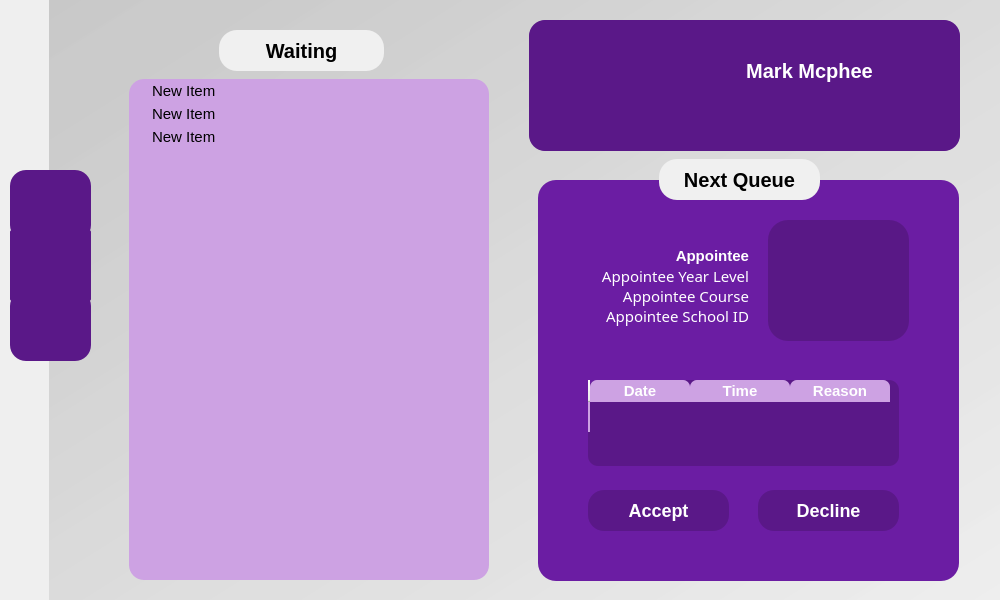
<?xml version="1.0" encoding="UTF-8"?>
<ui version="4.0">
 <class>Dialog</class>
 <widget class="QDialog" name="Dialog">
  <property name="geometry">
   <rect>
    <x>0</x>
    <y>0</y>
    <width>1000</width>
    <height>600</height>
   </rect>
  </property>
  <property name="sizePolicy">
   <sizepolicy hsizetype="Fixed" vsizetype="Preferred">
    <horstretch>0</horstretch>
    <verstretch>0</verstretch>
   </sizepolicy>
  </property>
  <property name="minimumSize">
   <size>
    <width>1000</width>
    <height>600</height>
   </size>
  </property>
  <property name="maximumSize">
   <size>
    <width>1000</width>
    <height>600</height>
   </size>
  </property>
  <property name="windowTitle">
   <string>Dialog</string>
  </property>
  <property name="styleSheet">
   <string notr="true">QDialog {
	background-image: url(:/newPrefix/ck.svg);
}

QGroupBox { 
border: 0px solid;
	border-radius : 16px;
background-color: rgba(0,0,0,0%);
}

QPushButton {
	color: rgb(255, 255, 255);
	
	background-color: rgb(90, 24, 136);
	border: 0px solid;
	border-radius : 16px;
	font: bold 18px;
}

QPushButton:hover {	
	background-color: rgb(151, 9, 206);
	color: rgb(255, 255, 255);
}

#appoint {
QPushButton 
	color: rgb(255, 255, 255);
	
	background-color: rgb(90, 24, 136);
	border: 0px solid;
	border-radius : 2px;
	font: bold 18px; }
#appoint:hover {
	background-color: rgb(151, 9, 206);
	color: rgb(255, 255, 255);
}

#stack {
background-color: rgba(0,0,0,0%)
}

#hover2 {
QPushButton
	color: rgb(255, 255, 255);
	
	
	background-color: qlineargradient(spread:pad, x1:0.711443, y1:1, x2:1, y2:0.114, stop:0 rgba(87, 0, 155, 255), stop:1 rgba(198, 71, 255, 255));
	border: 0px solid;
	border-radius : 16px;
	font: bold 18px;
}

#hover2:hover {	
	
	background-color: rgb(90, 24, 136);
	color: rgb(255, 255, 255);
}
</string>
  </property>
  <widget class="QGroupBox" name="groupIcons">
   <property name="geometry">
    <rect>
     <x>10</x>
     <y>170</y>
     <width>81</width>
     <height>251</height>
    </rect>
   </property>
   <property name="title">
    <string/>
   </property>
   <widget class="QPushButton" name="appoint">
    <property name="geometry">
     <rect>
      <x>0</x>
      <y>60</y>
      <width>81</width>
      <height>71</height>
     </rect>
    </property>
    <property name="text">
     <string/>
    </property>
    <property name="icon">
     <iconset>
      <normaloff>img/APPOINT.svg</normaloff>img/APPOINT.svg</iconset>
    </property>
    <property name="iconSize">
     <size>
      <width>40</width>
      <height>40</height>
     </size>
    </property>
   </widget>
   <widget class="QPushButton" name="pushButton">
    <property name="geometry">
     <rect>
      <x>0</x>
      <y>0</y>
      <width>81</width>
      <height>71</height>
     </rect>
    </property>
    <property name="text">
     <string/>
    </property>
    <property name="icon">
     <iconset>
      <normaloff>img/home.svg</normaloff>img/home.svg</iconset>
    </property>
    <property name="iconSize">
     <size>
      <width>40</width>
      <height>40</height>
     </size>
    </property>
   </widget>
   <widget class="QPushButton" name="appoint_2">
    <property name="geometry">
     <rect>
      <x>0</x>
      <y>120</y>
      <width>81</width>
      <height>71</height>
     </rect>
    </property>
    <property name="layoutDirection">
     <enum>Qt::RightToLeft</enum>
    </property>
    <property name="text">
     <string/>
    </property>
    <property name="icon">
     <iconset>
      <normaloff>img/logout.svg</normaloff>img/logout.svg</iconset>
    </property>
    <property name="iconSize">
     <size>
      <width>40</width>
      <height>40</height>
     </size>
    </property>
   </widget>
   <zorder>appoint_2</zorder>
   <zorder>pushButton</zorder>
   <zorder>appoint</zorder>
  </widget>
  <widget class="QStackedWidget" name="stack">
   <property name="geometry">
    <rect>
     <x>49</x>
     <y>0</y>
     <width>951</width>
     <height>601</height>
    </rect>
   </property>
   <property name="styleSheet">
    <string notr="true">QLabel {
background-color: rgb(107, 29, 163);
border-radius : 18px;
border:0px;
	color: rgb(255, 255, 255);
font : bold 20px;

}
#curren_A_2{
font:bold 20px; 
}
#welcom
{
background-color: rgba(0,0,0,0%);
font: bold 18px;
	color: rgb(255, 255, 255);
}

#circle {

background-color: rgba(0,0,0,0%);
font: bold 18px;
color: rgb(90, 24, 136);
}

#description{
background-color: rgba(0,0,0,0%);
}
#description_2 {

background-color: rgba(0,0,0,0%);

}

#hello {
background-color: rgba(0,0,0,0%);
font: bold 40px;
	color: rgb(255, 255, 255);
}
#professorsname
{
background-color: rgba(0,0,0,0%);
font: bold 40px;
	color: rgb(255, 255, 255);
}


#lable_6{
background-color: rgba(0,0,0,0%);
}
#label_4 {
	background-color: qconicalgradient(cx:1, cy:1, angle:30.3, stop:0 rgba(213, 0, 255, 255), stop:0.746269 rgba(28, 28, 144, 255));

}
#label_2 {
	background-color: rgb(240, 240, 240);
color:black;

}

#label_3 {
	background-color: rgb(240, 240, 240);
color:black;
}

#current {
background-color: rgba(0,0,0,0%)
}
#current_2 {
background-color: rgba(0,0,0,0%);
}

#current__A {
background-color: rgba(0,0,0,0%);
}

#listWidget {
	background-color: rgb(205, 162, 227);
	margin-bottom: 20px;
	margin-left: 20px;
	margin-right: 20px;
	border-radius: 15px;
	gridline-color: rgba(47, 56, 67, 150);
	font-size: 15px;
}

#listWidget::item {
	background-color: rgba(90, 24, 136, 0);
	color: black;
	padding-left: 20px;
	padding-right: 20px;
	padding-top: 3px;
	padding-bottom: 2px;
}

#listWidget::item:selected{
	background-color: rgb(169, 71, 254);
	color: white;
}


#listWidget QHeaderView {
	background-color: transparent;
}

QScrollBar:vertical {
	border: none;
    background: rgb(52, 59, 72);
    width: 10px;
    margin: 15px 0;
 }

QScrollBar:horizontal {
    border: none;
    background: rgb(52, 59, 72);
    height: 10px;
    margin: 0px 15px;
}

 QScrollBar::handle:vertical {	
	
	background-color: rgb(205, 162, 227);
    min-height: 25px;
	border-radius: 4px
 }

QScrollBar::handle:horizontal {
    background: rgb(140, 160, 180);
    min-width: 25px;
	border-radius: 4px
}

 QScrollBar::add-line:vertical {
	border: none;
	background-color: rgb(147, 50, 157);
	height: 15px;
	border-bottom-left-radius: 4px;
	border-bottom-right-radius: 4px;
	subcontrol-position: bottom;
	subcontrol-origin: margin;
 }

 QScrollBar::sub-line:vertical {
	border: none;
	background: rgb(55, 63, 77);
	height: 20px;
	border-top-left-radius: 4px;
	border-top-right-radius: 4px;
	subcontrol-position: top;
	subcontrol-origin: margin;
 }

QScrollBar::add-line:horizontal {
    border: none;
    background: rgb(55, 63, 77);
    width: 20px;
	border-top-right-radius: 4px;
    border-bottom-right-radius: 4px;
    subcontrol-position: right;
    subcontrol-origin: margin;
}

QScrollBar::sub-line:horizontal {
    border: none;
    background: rgb(55, 63, 77);
    width: 20px;
	border-top-left-radius: 4px;
    border-bottom-left-radius: 4px;
    subcontrol-position: left;
    subcontrol-origin: margin;
}

QScrollBar::up-arrow:horizontal, QScrollBar::down-arrow:vertical
{
     background: none;
}

 QScrollBar::add-page:vertical, QScrollBar::sub-page:vertical {
     background: none;
 }

QScrollBar::up-arrow:horizontal, QScrollBar::down-arrow:horizontal
{
     background: none;
}

QScrollBar::add-page:horizontal, QScrollBar::sub-page:horizontal
{
     background: none;
}
#label {
background-color: rgba(0,0,0,0%);
color:black;
}

QLineEdit {
	background-color: rgba(88, 105, 126, 150);
	border: none;
	outline: none;
	padding: 0 10px;
	margin: 0 10px;
	height: 35px;
	border-radius: 10px;
	color: rgb(255, 255, 255);
	font-size: 15px
}

#ListWidget {
	background-color: rgba(88, 105, 126, 50);
	margin-bottom: 20px;
	margin-left: 20px;
	margin-right: 20px;
	border-radius: 10px;
	gridline-color: rgba(47, 56, 67, 150);
	font-size: 15px;
}
QStackedWidget {
	
	background-color: qlineargradient(spread:pad, x1:0, y1:0, x2:1, y2:1, stop:0 rgba(0, 0, 0, 42), stop:1 rgba(219, 219, 219, 12));
}</string>
   </property>
   <property name="currentIndex">
    <number>1</number>
   </property>
   <widget class="QWidget" name="home">
    <widget class="QGroupBox" name="groupie">
     <property name="geometry">
      <rect>
       <x>510</x>
       <y>280</y>
       <width>411</width>
       <height>301</height>
      </rect>
     </property>
     <property name="styleSheet">
      <string notr="true">QLabel {

background-color: rgba(0,0,0,0%);
font: bold 15px;
	color: rgb(255, 255, 255);
}

#gmail{
color: rgb(203, 107, 230);

}
#professorName{
	font: regular 13px;

}

#id{
	font: regular 13px;
}

QGroupBox {
	background-color: rgb(107, 29, 163);
border-radius : 18px;
border:0px;
}</string>
     </property>
     <property name="title">
      <string/>
     </property>
     <widget class="QLabel" name="circle">
      <property name="geometry">
       <rect>
        <x>200</x>
        <y>70</y>
        <width>181</width>
        <height>151</height>
       </rect>
      </property>
      <property name="styleSheet">
       <string notr="true"/>
      </property>
      <property name="text">
       <string/>
      </property>
      <property name="pixmap">
       <pixmap>img/circle3.svg</pixmap>
      </property>
      <property name="scaledContents">
       <bool>true</bool>
      </property>
     </widget>
     <widget class="QLabel" name="myprofile">
      <property name="geometry">
       <rect>
        <x>12</x>
        <y>27</y>
        <width>81</width>
        <height>20</height>
       </rect>
      </property>
      <property name="styleSheet">
       <string notr="true"/>
      </property>
      <property name="text">
       <string>My Profile</string>
      </property>
     </widget>
     <widget class="QLabel" name="myprofile_2">
      <property name="geometry">
       <rect>
        <x>10</x>
        <y>50</y>
        <width>71</width>
        <height>21</height>
       </rect>
      </property>
      <property name="styleSheet">
       <string notr="true">color: rgb(203, 107, 230);</string>
      </property>
      <property name="text">
       <string>100%</string>
      </property>
     </widget>
     <widget class="QLabel" name="myprofile_3">
      <property name="geometry">
       <rect>
        <x>60</x>
        <y>50</y>
        <width>131</width>
        <height>20</height>
       </rect>
      </property>
      <property name="styleSheet">
       <string notr="true"/>
      </property>
      <property name="text">
       <string>You're Progress</string>
      </property>
     </widget>
     <widget class="QLabel" name="professorName">
      <property name="geometry">
       <rect>
        <x>7</x>
        <y>130</y>
        <width>181</width>
        <height>20</height>
       </rect>
      </property>
      <property name="styleSheet">
       <string notr="true"/>
      </property>
      <property name="text">
       <string>Severus Snape</string>
      </property>
      <property name="alignment">
       <set>Qt::AlignRight|Qt::AlignTrailing|Qt::AlignVCenter</set>
      </property>
     </widget>
     <widget class="QLabel" name="id">
      <property name="geometry">
       <rect>
        <x>23</x>
        <y>150</y>
        <width>161</width>
        <height>20</height>
       </rect>
      </property>
      <property name="styleSheet">
       <string notr="true"/>
      </property>
      <property name="text">
       <string>20150018795</string>
      </property>
      <property name="alignment">
       <set>Qt::AlignRight|Qt::AlignTrailing|Qt::AlignVCenter</set>
      </property>
     </widget>
     <widget class="QLabel" name="gmail">
      <property name="geometry">
       <rect>
        <x>10</x>
        <y>180</y>
        <width>181</width>
        <height>20</height>
       </rect>
      </property>
      <property name="styleSheet">
       <string notr="true"/>
      </property>
      <property name="text">
       <string>severus@gmail.com</string>
      </property>
      <property name="alignment">
       <set>Qt::AlignRight|Qt::AlignTrailing|Qt::AlignVCenter</set>
      </property>
     </widget>
     <widget class="QPushButton" name="hover">
      <property name="geometry">
       <rect>
        <x>0</x>
        <y>0</y>
        <width>411</width>
        <height>301</height>
       </rect>
      </property>
      <property name="text">
       <string/>
      </property>
     </widget>
     <zorder>hover</zorder>
     <zorder>circle</zorder>
     <zorder>myprofile</zorder>
     <zorder>myprofile_2</zorder>
     <zorder>myprofile_3</zorder>
     <zorder>professorName</zorder>
     <zorder>id</zorder>
     <zorder>gmail</zorder>
    </widget>
    <widget class="QGroupBox" name="groupBox_2">
     <property name="geometry">
      <rect>
       <x>90</x>
       <y>30</y>
       <width>831</width>
       <height>231</height>
      </rect>
     </property>
     <property name="sizePolicy">
      <sizepolicy hsizetype="Expanding" vsizetype="Expanding">
       <horstretch>0</horstretch>
       <verstretch>0</verstretch>
      </sizepolicy>
     </property>
     <property name="styleSheet">
      <string notr="true">QGroupBox {
	
	background-color: qlineargradient(spread:pad, x1:0.711443, y1:1, x2:1, y2:0.114, stop:0 rgba(87, 0, 155, 255), stop:1 rgba(198, 71, 255, 255));
border-radius : 18px;
border:0px;
}</string>
     </property>
     <property name="title">
      <string/>
     </property>
     <widget class="QLabel" name="label_5">
      <property name="geometry">
       <rect>
        <x>50</x>
        <y>-60</y>
        <width>211</width>
        <height>301</height>
       </rect>
      </property>
      <property name="sizePolicy">
       <sizepolicy hsizetype="Expanding" vsizetype="Preferred">
        <horstretch>0</horstretch>
        <verstretch>0</verstretch>
       </sizepolicy>
      </property>
      <property name="styleSheet">
       <string notr="true">background-color: rgba(0,0,0,0%);</string>
      </property>
      <property name="text">
       <string/>
      </property>
      <property name="pixmap">
       <pixmap>img/prfessors2.svg</pixmap>
      </property>
      <property name="scaledContents">
       <bool>true</bool>
      </property>
     </widget>
     <widget class="QLabel" name="hello">
      <property name="geometry">
       <rect>
        <x>430</x>
        <y>40</y>
        <width>121</width>
        <height>61</height>
       </rect>
      </property>
      <property name="styleSheet">
       <string notr="true"/>
      </property>
      <property name="text">
       <string>Hello,</string>
      </property>
     </widget>
     <widget class="QLabel" name="professorsname">
      <property name="geometry">
       <rect>
        <x>550</x>
        <y>50</y>
        <width>201</width>
        <height>41</height>
       </rect>
      </property>
      <property name="text">
       <string>Professor</string>
      </property>
     </widget>
     <widget class="QLabel" name="description">
      <property name="geometry">
       <rect>
        <x>360</x>
        <y>110</y>
        <width>381</width>
        <height>31</height>
       </rect>
      </property>
      <property name="styleSheet">
       <string notr="true">font: 12px &quot;MS Shell Dlg 2&quot;;</string>
      </property>
      <property name="text">
       <string>Your students are waiting on queue. See your next queuing lists.</string>
      </property>
      <property name="alignment">
       <set>Qt::AlignRight|Qt::AlignTrailing|Qt::AlignVCenter</set>
      </property>
     </widget>
     <widget class="QLabel" name="description_2">
      <property name="geometry">
       <rect>
        <x>360</x>
        <y>130</y>
        <width>381</width>
        <height>31</height>
       </rect>
      </property>
      <property name="styleSheet">
       <string notr="true">font: 12px &quot;MS Shell Dlg 2&quot;;</string>
      </property>
      <property name="text">
       <string>For more information and concerns, please contact the desk</string>
      </property>
      <property name="alignment">
       <set>Qt::AlignRight|Qt::AlignTrailing|Qt::AlignVCenter</set>
      </property>
     </widget>
     <widget class="QPushButton" name="hover2">
      <property name="geometry">
       <rect>
        <x>0</x>
        <y>0</y>
        <width>831</width>
        <height>231</height>
       </rect>
      </property>
      <property name="text">
       <string/>
      </property>
     </widget>
     <widget class="QLabel" name="hello_2">
      <property name="geometry">
       <rect>
        <x>610</x>
        <y>0</y>
        <width>221</width>
        <height>231</height>
       </rect>
      </property>
      <property name="styleSheet">
       <string notr="true">background-color: rgba(0,0,0,0%)</string>
      </property>
      <property name="text">
       <string/>
      </property>
      <property name="pixmap">
       <pixmap>img/BOOK.svg</pixmap>
      </property>
      <property name="scaledContents">
       <bool>true</bool>
      </property>
     </widget>
     <zorder>hover2</zorder>
     <zorder>label_5</zorder>
     <zorder>hello</zorder>
     <zorder>hello_2</zorder>
     <zorder>description_2</zorder>
     <zorder>description</zorder>
     <zorder>professorsname</zorder>
    </widget>
    <widget class="QGroupBox" name="groupBox">
     <property name="geometry">
      <rect>
       <x>90</x>
       <y>280</y>
       <width>391</width>
       <height>301</height>
      </rect>
     </property>
     <property name="styleSheet">
      <string notr="true">QLabel {

background-color: rgba(0,0,0,0%);
font: bold 15px;
	color: rgb(255, 255, 255);
}
QGroupBox {
	background-color: rgb(107, 29, 163);
border-radius : 18px;
border:0px;
}</string>
     </property>
     <property name="title">
      <string/>
     </property>
     <widget class="QLabel" name="label_6">
      <property name="geometry">
       <rect>
        <x>240</x>
        <y>90</y>
        <width>121</width>
        <height>101</height>
       </rect>
      </property>
      <property name="text">
       <string/>
      </property>
      <property name="pixmap">
       <pixmap>img/ON.svg</pixmap>
      </property>
      <property name="scaledContents">
       <bool>true</bool>
      </property>
     </widget>
     <widget class="QLabel" name="prioritynumber_2">
      <property name="geometry">
       <rect>
        <x>10</x>
        <y>140</y>
        <width>231</width>
        <height>31</height>
       </rect>
      </property>
      <property name="text">
       <string>&lt;PRIORITY NUM&gt;</string>
      </property>
      <property name="alignment">
       <set>Qt::AlignCenter</set>
      </property>
     </widget>
     <widget class="QLabel" name="professorsname_2">
      <property name="geometry">
       <rect>
        <x>10</x>
        <y>100</y>
        <width>231</width>
        <height>41</height>
       </rect>
      </property>
      <property name="text">
       <string>Mark Mcphee</string>
      </property>
      <property name="alignment">
       <set>Qt::AlignCenter</set>
      </property>
     </widget>
     <widget class="QPushButton" name="pushButton_2">
      <property name="geometry">
       <rect>
        <x>0</x>
        <y>0</y>
        <width>391</width>
        <height>301</height>
       </rect>
      </property>
      <property name="styleSheet">
       <string notr="true">#curren_A_2{
font:bold 20px; 
}</string>
      </property>
      <property name="text">
       <string/>
      </property>
     </widget>
     <widget class="QLabel" name="professorsname_3">
      <property name="geometry">
       <rect>
        <x>10</x>
        <y>240</y>
        <width>371</width>
        <height>41</height>
       </rect>
      </property>
      <property name="text">
       <string>Latest appointment</string>
      </property>
      <property name="alignment">
       <set>Qt::AlignCenter</set>
      </property>
     </widget>
     <zorder>pushButton_2</zorder>
     <zorder>label_6</zorder>
     <zorder>prioritynumber_2</zorder>
     <zorder>professorsname_2</zorder>
     <zorder>professorsname_3</zorder>
    </widget>
   </widget>
   <widget class="QWidget" name="appointment">
    <widget class="QGroupBox" name="nowserving">
     <property name="geometry">
      <rect>
       <x>489</x>
       <y>180</y>
       <width>421</width>
       <height>401</height>
      </rect>
     </property>
     <property name="sizePolicy">
      <sizepolicy hsizetype="Expanding" vsizetype="Expanding">
       <horstretch>0</horstretch>
       <verstretch>0</verstretch>
      </sizepolicy>
     </property>
     <property name="styleSheet">
      <string notr="true">
QGroupBox {
	background-color: rgb(107, 29, 163);
	border-radius : 18px;
	border:0px;
}

#person {
	border-radius : 20px;	
	background-color: rgb(89, 24, 134);
	border:0px;
}

#name {
background-color: rgba(0,0,0,0%)
}

#course {
background-color: rgba(0,0,0,0%)

}

#schoolID {
background-color: rgba(0,0,0,0%)
}

#yearlevel{
background-color: rgba(0,0,0,0%)

}
#tableWidget {
	background-color: rgb(90, 24, 136);
	margin-bottom: 5px;
	margin-left: 10px;
	margin-right: 10px;
	border-radius: 10px;
	gridline-color:rgb(90, 24, 136);
	font-size: 13px;
}

#tableWidget::item {
	color: rgb(255, 255, 255);
	padding-left: 20px;
	padding-right: 20px;
}

#tableWidget::item:selected{
	background-color: rgb(205, 162, 227);
}

#tableWidget QHeaderView::section{
	background-color: rgb(205, 162, 227);
	border-style: none;
    border-bottom: 0px solid rgba(61, 73, 88, 150);
   	border-right: 0px solid rgba(61, 73, 88, 150);
	color: rgb(255, 255, 255);
	font-size: 15px;
	font-weight: 600;
	border-top-left-radius: 7px;
    border-top-right-radius: 7px;
}

#tableWidget QHeaderView {
	background-color: transparent;
}
</string>
     </property>
     <property name="title">
      <string/>
     </property>
     <widget class="QTableWidget" name="tableWidget">
      <property name="geometry">
       <rect>
        <x>40</x>
        <y>200</y>
        <width>331</width>
        <height>91</height>
       </rect>
      </property>
      <property name="font">
       <font>
        <pointsize>-1</pointsize>
        <weight>75</weight>
        <bold>true</bold>
       </font>
      </property>
      <property name="styleSheet">
       <string notr="true"/>
      </property>
      <attribute name="horizontalHeaderStretchLastSection">
       <bool>false</bool>
      </attribute>
      <attribute name="verticalHeaderCascadingSectionResizes">
       <bool>false</bool>
      </attribute>
      <row>
       <property name="text">
        <string/>
       </property>
      </row>
      <column>
       <property name="text">
        <string>Date</string>
       </property>
       <property name="font">
        <font>
         <pointsize>10</pointsize>
        </font>
       </property>
       <property name="textAlignment">
        <set>AlignCenter</set>
       </property>
      </column>
      <column>
       <property name="text">
        <string>Time</string>
       </property>
       <property name="font">
        <font>
         <pointsize>9</pointsize>
        </font>
       </property>
      </column>
      <column>
       <property name="text">
        <string>Reason</string>
       </property>
      </column>
      <item row="0" column="0">
       <property name="text">
        <string/>
       </property>
       <property name="font">
        <font>
         <pointsize>9</pointsize>
        </font>
       </property>
       <property name="textAlignment">
        <set>AlignCenter</set>
       </property>
      </item>
      <item row="0" column="1">
       <property name="text">
        <string/>
       </property>
       <property name="font">
        <font>
         <pointsize>9</pointsize>
        </font>
       </property>
      </item>
     </widget>
     <widget class="QPushButton" name="accept_butnn">
      <property name="geometry">
       <rect>
        <x>50</x>
        <y>310</y>
        <width>141</width>
        <height>41</height>
       </rect>
      </property>
      <property name="text">
       <string>Accept</string>
      </property>
     </widget>
     <widget class="QPushButton" name="decline_buttn">
      <property name="geometry">
       <rect>
        <x>220</x>
        <y>310</y>
        <width>141</width>
        <height>41</height>
       </rect>
      </property>
      <property name="text">
       <string>Decline</string>
      </property>
     </widget>
     <widget class="QGroupBox" name="student_details">
      <property name="geometry">
       <rect>
        <x>30</x>
        <y>30</y>
        <width>351</width>
        <height>141</height>
       </rect>
      </property>
      <property name="styleSheet">
       <string notr="true">QLabel {
	font-size: 15px;
}

#course {
	font: regular 13px;
}

#schoolID {
	font: regular 13px;
}

#yearlevel {
	font: regular 13px;
}</string>
      </property>
      <property name="title">
       <string/>
      </property>
      <widget class="QLabel" name="course">
       <property name="geometry">
        <rect>
         <x>-20</x>
         <y>70</y>
         <width>201</width>
         <height>31</height>
        </rect>
       </property>
       <property name="styleSheet">
        <string notr="true"/>
       </property>
       <property name="text">
        <string>Appointee Course</string>
       </property>
       <property name="alignment">
        <set>Qt::AlignRight|Qt::AlignTrailing|Qt::AlignVCenter</set>
       </property>
      </widget>
      <widget class="QLabel" name="yearlevel">
       <property name="geometry">
        <rect>
         <x>-10</x>
         <y>50</y>
         <width>191</width>
         <height>31</height>
        </rect>
       </property>
       <property name="styleSheet">
        <string notr="true"/>
       </property>
       <property name="text">
        <string>Appointee Year Level</string>
       </property>
       <property name="alignment">
        <set>Qt::AlignRight|Qt::AlignTrailing|Qt::AlignVCenter</set>
       </property>
      </widget>
      <widget class="QLabel" name="schoolID">
       <property name="geometry">
        <rect>
         <x>-20</x>
         <y>90</y>
         <width>201</width>
         <height>31</height>
        </rect>
       </property>
       <property name="styleSheet">
        <string notr="true"/>
       </property>
       <property name="text">
        <string>Appointee School ID</string>
       </property>
       <property name="alignment">
        <set>Qt::AlignRight|Qt::AlignTrailing|Qt::AlignVCenter</set>
       </property>
      </widget>
      <widget class="QLabel" name="name">
       <property name="geometry">
        <rect>
         <x>-20</x>
         <y>30</y>
         <width>201</width>
         <height>31</height>
        </rect>
       </property>
       <property name="text">
        <string>Appointee</string>
       </property>
       <property name="alignment">
        <set>Qt::AlignRight|Qt::AlignTrailing|Qt::AlignVCenter</set>
       </property>
      </widget>
      <widget class="QLabel" name="person">
       <property name="geometry">
        <rect>
         <x>200</x>
         <y>10</y>
         <width>141</width>
         <height>121</height>
        </rect>
       </property>
       <property name="layoutDirection">
        <enum>Qt::LeftToRight</enum>
       </property>
       <property name="text">
        <string/>
       </property>
       <property name="pixmap">
        <pixmap>img/person2.svg</pixmap>
       </property>
       <property name="scaledContents">
        <bool>true</bool>
       </property>
       <property name="alignment">
        <set>Qt::AlignBottom|Qt::AlignHCenter</set>
       </property>
       <property name="margin">
        <number>15</number>
       </property>
       <property name="indent">
        <number>-1</number>
       </property>
      </widget>
     </widget>
     <zorder>student_details</zorder>
     <zorder>tableWidget</zorder>
     <zorder>accept_butnn</zorder>
     <zorder>decline_buttn</zorder>
    </widget>
    <widget class="QListWidget" name="listWidget">
     <property name="geometry">
      <rect>
       <x>60</x>
       <y>79</y>
       <width>400</width>
       <height>521</height>
      </rect>
     </property>
     <item>
      <property name="text">
       <string>New Item</string>
      </property>
     </item>
     <item>
      <property name="text">
       <string>New Item</string>
      </property>
     </item>
     <item>
      <property name="text">
       <string>New Item</string>
      </property>
     </item>
    </widget>
    <widget class="QLabel" name="label_3">
     <property name="geometry">
      <rect>
       <x>170</x>
       <y>30</y>
       <width>165</width>
       <height>41</height>
      </rect>
     </property>
     <property name="text">
      <string>Waiting</string>
     </property>
     <property name="alignment">
      <set>Qt::AlignCenter</set>
     </property>
    </widget>
    <widget class="QGroupBox" name="groupBox_3">
     <property name="geometry">
      <rect>
       <x>480</x>
       <y>20</y>
       <width>431</width>
       <height>131</height>
      </rect>
     </property>
     <property name="styleSheet">
      <string notr="true">QLabel {

background-color: rgba(0,0,0,0%);
font: bold 20px;
	color: rgb(255, 255, 255);
}
QGroupBox {
	background-color: rgb(107, 29, 163);
border-radius : 18px;
border:0px;
}</string>
     </property>
     <property name="title">
      <string/>
     </property>
     <widget class="QLabel" name="label_7">
      <property name="geometry">
       <rect>
        <x>10</x>
        <y>10</y>
        <width>131</width>
        <height>111</height>
       </rect>
      </property>
      <property name="text">
       <string/>
      </property>
      <property name="pixmap">
       <pixmap>img/ON.svg</pixmap>
      </property>
      <property name="scaledContents">
       <bool>true</bool>
      </property>
     </widget>
     <widget class="QLabel" name="prioritynumber_3">
      <property name="geometry">
       <rect>
        <x>140</x>
        <y>70</y>
        <width>281</width>
        <height>31</height>
       </rect>
      </property>
      <property name="text">
       <string>&lt;QUEUE NUMBER&gt;</string>
      </property>
      <property name="alignment">
       <set>Qt::AlignCenter</set>
      </property>
     </widget>
     <widget class="QLabel" name="professorsname_4">
      <property name="geometry">
       <rect>
        <x>140</x>
        <y>30</y>
        <width>281</width>
        <height>41</height>
       </rect>
      </property>
      <property name="text">
       <string>Mark Mcphee</string>
      </property>
      <property name="alignment">
       <set>Qt::AlignCenter</set>
      </property>
     </widget>
     <widget class="QPushButton" name="pushButton_3">
      <property name="geometry">
       <rect>
        <x>0</x>
        <y>0</y>
        <width>431</width>
        <height>131</height>
       </rect>
      </property>
      <property name="styleSheet">
       <string notr="true">#curren_A_2{
font:bold 20px; 
}</string>
      </property>
      <property name="text">
       <string/>
      </property>
     </widget>
     <zorder>pushButton_3</zorder>
     <zorder>label_7</zorder>
     <zorder>prioritynumber_3</zorder>
     <zorder>professorsname_4</zorder>
    </widget>
    <widget class="QLabel" name="label_2">
     <property name="geometry">
      <rect>
       <x>610</x>
       <y>159</y>
       <width>161</width>
       <height>41</height>
      </rect>
     </property>
     <property name="text">
      <string>Next Queue</string>
     </property>
     <property name="alignment">
      <set>Qt::AlignCenter</set>
     </property>
    </widget>
   </widget>
  </widget>
  <zorder>stack</zorder>
  <zorder>groupIcons</zorder>
 </widget>
 <resources>
  <include location="../../qrc/teacher/teacher.qrc"/>
 </resources>
 <connections/>
</ui>
